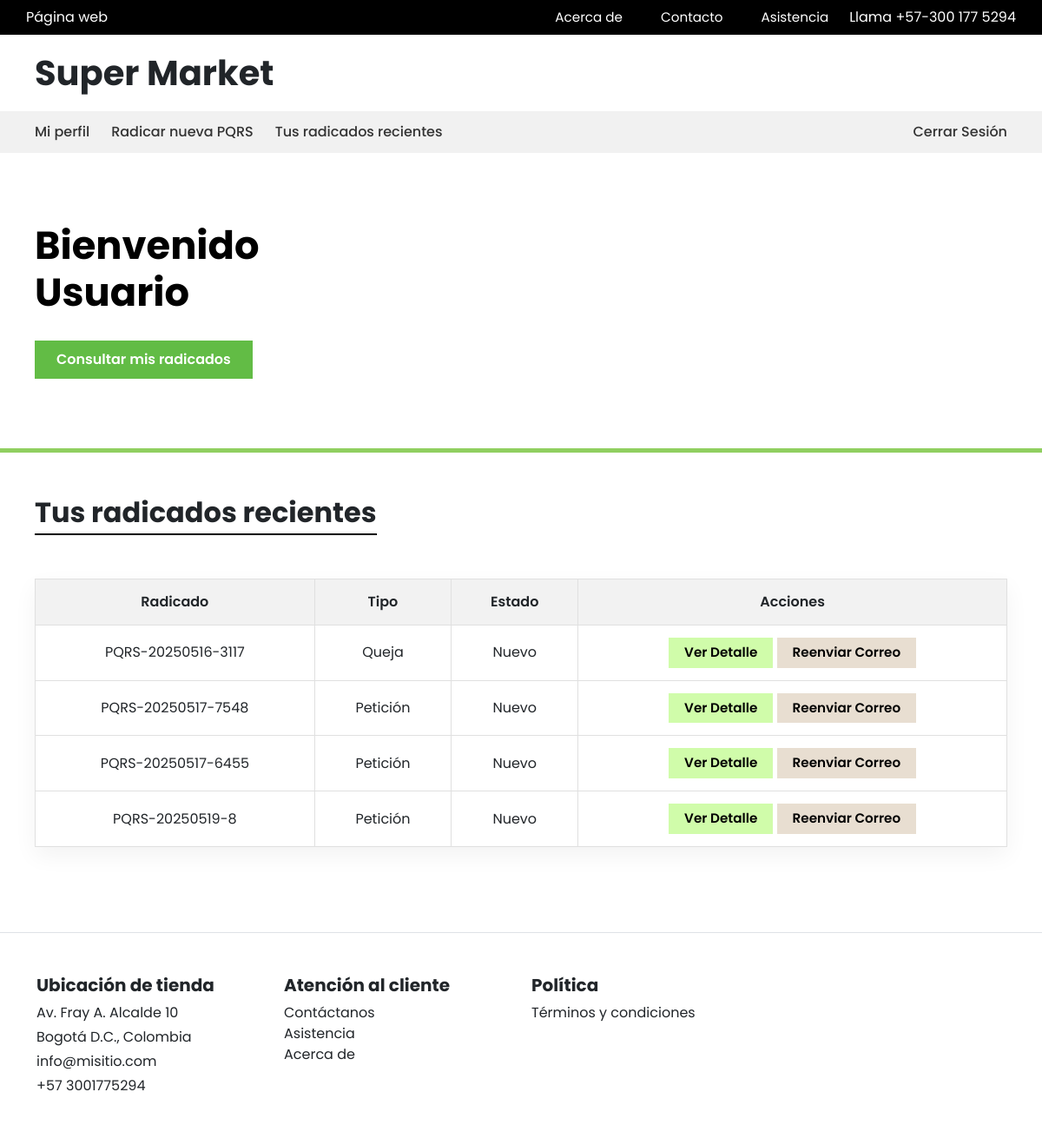
The page /dashboard/ (signed in) on the database its author committed.
### pqrs/models.py (models this page shows, shortened)
class PQRS(models.Model):
    TIPO_PQRS = [
        ('P', 'Petición'),
        ('Q', 'Queja'),
        ('R', 'Reclamo'),
        ('S', 'Sugerencia'),
    ]
    ESTADO = [
        ('NUEVO', 'Nuevo'),
        ('PROCESO', 'En proceso'),
        ('RESUELTO', 'Resuelto'),
        ('RECHAZADO', 'Rechazado'),
    ]
    cliente = models.ForeignKey(Cliente, on_delete=models.CASCADE)
    tipo = models.CharField(max_length=1, choices=TIPO_PQRS)
    comentarios = models.TextField()
    archivo = models.FileField(upload_to='pqrs/', blank=True, null=True)
    fecha_radicado = models.DateTimeField(auto_now_add=True)
    numero_radicado = models.CharField(max_length=15, unique=True)
    estado = models.CharField(max_length=10, choices=ESTADO, default='NUEVO')
    justificacion = models.TextField(blank=True, null=True)
    correo_enviado = models.BooleanField(default=False)

### pqrs/views.py (the view)
# urls.py: path('dashboard/', views.dashboard_cliente, name='dashboard_cliente'),  # Ya lo dejamos listo
def dashboard_cliente(request):
    cliente_id = request.session.get('cliente_id')
    if not cliente_id:
        return redirect('login_cliente')
    cliente = Cliente.objects.get(id=cliente_id)
    radicados = PQRS.objects.filter(cliente=cliente).order_by('-fecha_radicado')
    return render(request, 'pqrs/dashboard.html', {'cliente': cliente, 'radicados': radicados})

### pqrs/templates/pqrs/dashboard.html (shortened to what this page needs)
  {% load static %}
<!DOCTYPE html>
<html lang="es">
<head>
  <link href="https://cdn.jsdelivr.net/npm/bootstrap@5.3.3/dist/css/bootstrap.min.css" rel="stylesheet">
</head>
<body>
<div class="top-bar">
  <div>Página web</div>
  <div class="d-flex align-items-center gap-4">
    <a href="#">Acerca de</a>
    <a href="#">Contacto</a>
    <a href="#">Asistencia</a>
    <span>Llama +57-300 177 5294</span>
  </div>
</div>
<header class="header">
  <h1><a href="{% url 'index' %}" class="text-decoration-none text-dark">Super Market</a></h1>
</header>
<nav>
  <a href="{% url 'perfil_cliente' %}">Mi perfil</a>
  <a href="{% url 'radicar_pqrs' %}">Radicar nueva PQRS</a>
  <a href="#radicados">Tus radicados recientes</a>
  <div class="ms-auto">
    <a href="{% url 'logout_cliente' %}">Cerrar Sesión</a>
  </div>
</nav>
<div class="welcome-section">
  <h2>Bienvenido<br>Usuario</h2>
  <a href="{% url 'consultar_radicados' %}" class="btn btn-dashboard">Consultar mis radicados</a>
</div>
<div class="section-banner" id="radicados">
  <h3>Tus radicados recientes</h3>
  <table class="custom-table">
    <thead>
      <tr>
        <th>Radicado</th>
        <th>Tipo</th>
        <th>Estado</th>
        <th>Acciones</th>
      </tr>
    </thead>
    <tbody>
      {% for p in cliente.pqrs_set.all %}
      <tr>
        <td>{{ p.numero_radicado }}</td>
        <td>{{ p.get_tipo_display }}</td>
        <td>{{ p.get_estado_display }}</td>
        <td>
          <a href="{% url 'detalle_pqrs' p.numero_radicado %}" class="btn btn-ver">Ver Detalle</a>
          <a href="{% url 'reenviar_confirmacion' p.numero_radicado %}" class="btn btn-reenviar">Reenviar Correo</a>
        </td>
      </tr>
      {% empty %}
      <tr>
        <td colspan="4">No tienes radicados todavía.</td>
      </tr>
      {% endfor %}
    </tbody>
  </table>
</div>
</body>
<footer class="bg-white py-5 mt-5 border-top">
  <div class="container">
    <div class="row row-cols-1 row-cols-md-4 g-4">
      <div>
        <h5 class="fw-bold">Ubicación de tienda</h5>
        <p class="mb-1">Av. Fray A. Alcalde 10</p>
        <p class="mb-1">Bogotá D.C., Colombia</p>
        <p class="mb-1">info@misitio.com</p>
        <p class="mb-2">+57 3001775294</p>
      </div>
      <div>
        <h5 class="fw-bold">Atención al cliente</h5>
        <ul class="list-unstyled">
          <li><a href="#" class="text-decoration-none text-dark">Contáctanos</a></li>
          <li><a href="#" class="text-decoration-none text-dark">Asistencia</a></li>
          <li><a href="#" class="text-decoration-none text-dark">Acerca de</a></li>
        </ul>
      </div>
      <div>
        <h5 class="fw-bold">Política</h5>
        <ul class="list-unstyled">
          <li><a href="#" class="text-decoration-none text-dark">Términos y condiciones</a></li>
        </ul>
      </div>
    </div>
  </div>
</footer>
</html>

### rows shown on the page
PQRS: numero_radicado "PQRS-20250516-3117", tipo "Queja", estado "Nuevo"
PQRS: numero_radicado "PQRS-20250517-7548", tipo "Petición", estado "Nuevo"
PQRS: numero_radicado "PQRS-20250517-6455", tipo "Petición", estado "Nuevo"
PQRS: numero_radicado "PQRS-20250519-8", tipo "Petición", estado "Nuevo"
